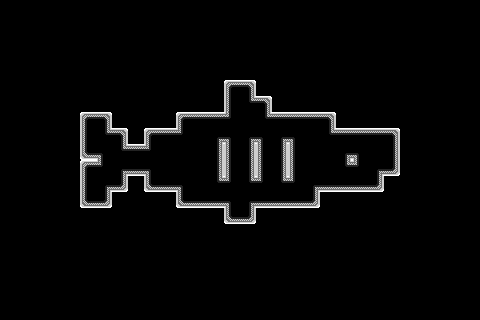

This game map was drawn from its Tiled (.tmx) file and the tilesets committed beside it. A one-line description and the full map source follow:
An orthogonal 30x20 tile map with 16x16 px tiles, 4 tile layers (bkg_far, bkg_close, ground, foreground), 2 tilesets.

<map version="1.10" tiledversion="1.11.0" orientation="orthogonal" renderorder="right-down" width="30" height="20" tilewidth="16" tileheight="16" infinite="0" nextlayerid="5" nextobjectid="1">
 <tileset firstgid="1" source="../../memory_block.tsx" />
 <tileset firstgid="21" source="../../PlaceholderSprites.tsx" />
 <layer id="4" name="bkg_far" width="30" height="20">
  <properties>
   <property name="unity:sortinglayer" value="Bkg_far" />
  </properties>
  <data encoding="csv">
0,0,0,0,0,0,0,0,0,0,0,0,0,0,0,0,0,0,0,0,0,0,0,0,0,0,0,0,0,0,
0,0,0,0,0,0,0,0,0,0,0,0,0,0,0,0,0,0,0,0,0,0,0,0,0,0,0,0,0,0,
0,0,0,0,0,0,0,0,0,0,0,0,0,0,0,0,0,0,0,0,0,0,0,0,0,0,0,0,0,0,
0,0,0,0,0,0,0,0,0,0,0,0,0,0,0,0,0,0,0,0,0,0,0,0,0,0,0,0,0,0,
0,0,0,0,0,0,0,0,0,0,0,0,0,0,0,0,0,0,0,0,0,0,0,0,0,0,0,0,0,0,
0,0,0,0,0,0,0,0,0,0,0,0,0,0,0,0,0,0,0,0,0,0,0,0,0,0,0,0,0,0,
0,0,0,0,0,0,0,0,0,0,0,0,0,0,0,0,0,0,0,0,0,0,0,0,0,0,0,0,0,0,
0,0,0,0,0,0,0,0,0,0,0,0,0,0,0,0,0,0,0,0,0,0,0,0,0,0,0,0,0,0,
0,0,0,0,0,0,0,0,0,0,0,0,0,0,0,0,0,0,0,0,0,0,0,0,0,0,0,0,0,0,
0,0,0,0,0,0,0,0,0,0,0,0,0,0,0,0,0,0,0,0,0,0,0,0,0,0,0,0,0,0,
0,0,0,0,0,0,0,0,0,0,0,0,0,0,0,0,0,0,0,0,0,0,0,0,0,0,0,0,0,0,
0,0,0,0,0,0,0,0,0,0,0,0,0,0,0,0,0,0,0,0,0,0,0,0,0,0,0,0,0,0,
0,0,0,0,0,0,0,0,0,0,0,0,0,0,0,0,0,0,0,0,0,0,0,0,0,0,0,0,0,0,
0,0,0,0,0,0,0,0,0,0,0,0,0,0,0,0,0,0,0,0,0,0,0,0,0,0,0,0,0,0,
0,0,0,0,0,0,0,0,0,0,0,0,0,0,0,0,0,0,0,0,0,0,0,0,0,0,0,0,0,0,
0,0,0,0,0,0,0,0,0,0,0,0,0,0,0,0,0,0,0,0,0,0,0,0,0,0,0,0,0,0,
0,0,0,0,0,0,0,0,0,0,0,0,0,0,0,0,0,0,0,0,0,0,0,0,0,0,0,0,0,0,
0,0,0,0,0,0,0,0,0,0,0,0,0,0,0,0,0,0,0,0,0,0,0,0,0,0,0,0,0,0,
0,0,0,0,0,0,0,0,0,0,0,0,0,0,0,0,0,0,0,0,0,0,0,0,0,0,0,0,0,0,
0,0,0,0,0,0,0,0,0,0,0,0,0,0,0,0,0,0,0,0,0,0,0,0,0,0,0,0,0,0
</data>
 </layer>
 <layer id="1" name="bkg_close" width="30" height="20">
  <properties>
   <property name="unity:sortinglayer" value="Bkg" />
  </properties>
  <data encoding="csv">
0,0,0,0,0,0,0,0,0,0,0,0,0,0,0,0,0,0,0,0,0,0,0,0,0,0,0,0,0,0,
0,0,0,0,0,0,0,0,0,0,0,0,0,0,0,0,0,0,0,0,0,0,0,0,0,0,0,0,0,0,
0,0,0,0,0,0,0,0,0,0,0,0,0,0,0,0,0,0,0,0,0,0,0,0,0,0,0,0,0,0,
0,0,0,0,0,0,0,0,0,0,0,0,0,0,0,0,0,0,0,0,0,0,0,0,0,0,0,0,0,0,
0,0,0,0,0,0,0,0,0,0,0,0,0,0,0,0,0,0,0,0,0,0,0,0,0,0,0,0,0,0,
0,0,0,0,0,0,0,0,0,0,0,0,0,0,0,0,0,0,0,0,0,0,0,0,0,0,0,0,0,0,
0,0,0,0,0,0,0,0,0,0,0,0,0,0,0,0,0,0,0,0,0,0,0,0,0,0,0,0,0,0,
0,0,0,0,0,0,0,0,0,0,0,0,0,0,0,0,0,0,0,0,0,0,0,0,0,0,0,0,0,0,
0,0,0,0,0,0,0,0,0,0,0,0,0,0,0,0,0,0,0,0,0,0,0,0,0,0,0,0,0,0,
0,0,0,0,0,0,0,0,0,0,0,0,0,0,0,0,0,0,0,0,0,0,0,0,0,0,0,0,0,0,
0,0,0,0,0,0,0,0,0,0,0,0,0,0,0,0,0,0,0,0,0,0,0,0,0,0,0,0,0,0,
0,0,0,0,0,0,0,0,0,0,0,0,0,0,0,0,0,0,0,0,0,0,0,0,0,0,0,0,0,0,
0,0,0,0,0,0,0,0,0,0,0,0,0,0,0,0,0,0,0,0,0,0,0,0,0,0,0,0,0,0,
0,0,0,0,0,0,0,0,0,0,0,0,0,0,0,0,0,0,0,0,0,0,0,0,0,0,0,0,0,0,
0,0,0,0,0,0,0,0,0,0,0,0,0,0,0,0,0,0,0,0,0,0,0,0,0,0,0,0,0,0,
0,0,0,0,0,0,0,0,0,0,0,0,0,0,0,0,0,0,0,0,0,0,0,0,0,0,0,0,0,0,
0,0,0,0,0,0,0,0,0,0,0,0,0,0,0,0,0,0,0,0,0,0,0,0,0,0,0,0,0,0,
0,0,0,0,0,0,0,0,0,0,0,0,0,0,0,0,0,0,0,0,0,0,0,0,0,0,0,0,0,0,
0,0,0,0,0,0,0,0,0,0,0,0,0,0,0,0,0,0,0,0,0,0,0,0,0,0,0,0,0,0,
0,0,0,0,0,0,0,0,0,0,0,0,0,0,0,0,0,0,0,0,0,0,0,0,0,0,0,0,0,0
</data>
 </layer>
 <layer id="2" name="ground" width="30" height="20">
  <properties>
   <property name="unity:sortinglayer" value="Ground" />
  </properties>
  <data encoding="csv">
0,0,0,0,0,0,0,0,0,0,0,0,0,0,0,0,0,0,0,0,0,0,0,0,0,0,0,0,0,0,
0,0,0,0,0,0,0,0,0,0,0,0,0,0,0,0,0,0,0,0,0,0,0,0,0,0,0,0,0,0,
0,0,0,0,0,0,0,0,0,0,0,0,0,0,0,0,0,0,0,0,0,0,0,0,0,0,0,0,0,0,
0,0,0,0,0,0,0,0,0,0,0,0,0,0,0,0,0,0,0,0,0,0,0,0,0,0,0,0,0,0,
0,0,0,0,0,0,0,0,0,0,0,0,0,0,0,0,0,0,0,0,0,0,0,0,0,0,0,0,0,0,
0,0,0,0,0,0,0,0,0,0,0,0,0,0,1,3,0,0,0,0,0,0,0,0,0,0,0,0,0,0,
0,0,0,0,0,0,0,0,0,0,0,0,0,0,6,5,3,0,0,0,0,0,0,0,0,0,0,0,0,0,
0,0,0,0,0,1,3,0,0,0,0,1,2,2,2147483653,7,5,2,2,2,3,0,0,0,0,0,0,0,0,0,
0,0,0,0,0,6,5,3,0,1,2,4,7,10,9,10,9,10,9,7,5,2,2,2,3,0,0,0,0,0,
0,0,0,0,0,11,9,5,2,4,7,7,7,8,6,8,6,8,6,7,7,10,9,7,8,0,0,0,0,0,
0,0,0,0,0,1,4,10,12,9,7,7,7,8,6,8,6,8,6,7,7,5,4,10,13,0,0,0,0,0,
0,0,0,0,0,6,10,13,0,11,12,9,7,5,4,5,4,5,4,10,12,12,12,13,0,0,0,0,0,0,
0,0,0,0,0,11,13,0,0,0,0,11,12,12,9,10,12,12,12,13,0,0,0,0,0,0,0,0,0,0,
0,0,0,0,0,0,0,0,0,0,0,0,0,0,11,13,0,0,0,0,0,0,0,0,0,0,0,0,0,0,
0,0,0,0,0,0,0,0,0,0,0,0,0,0,0,0,0,0,0,0,0,0,0,0,0,0,0,0,0,0,
0,0,0,0,0,0,0,0,0,0,0,0,0,0,0,0,0,0,0,0,0,0,0,0,0,0,0,0,0,0,
0,0,0,0,0,0,0,0,0,0,0,0,0,0,0,0,0,0,0,0,0,0,0,0,0,0,0,0,0,0,
0,0,0,0,0,0,0,0,0,0,0,0,0,0,0,0,0,0,0,0,0,0,0,0,0,0,0,0,0,0,
0,0,0,0,0,0,0,0,0,0,0,0,0,0,0,0,0,0,0,0,0,0,0,0,0,0,0,0,0,0,
0,0,0,0,0,0,0,0,0,0,0,0,0,0,0,0,0,0,0,0,0,0,0,0,0,0,0,0,0,0
</data>
 </layer>
 <layer id="3" name="foreground" width="30" height="20">
  <properties>
   <property name="unity:sortinglayer" value="Foreground" />
  </properties>
  <data encoding="csv">
0,0,0,0,0,0,0,0,0,0,0,0,0,0,0,0,0,0,0,0,0,0,0,0,0,0,0,0,0,0,
0,0,0,0,0,0,0,0,0,0,0,0,0,0,0,0,0,0,0,0,0,0,0,0,0,0,0,0,0,0,
0,0,0,0,0,0,0,0,0,0,0,0,0,0,0,0,0,0,0,0,0,0,0,0,0,0,0,0,0,0,
0,0,0,0,0,0,0,0,0,0,0,0,0,0,0,0,0,0,0,0,0,0,0,0,0,0,0,0,0,0,
0,0,0,0,0,0,0,0,0,0,0,0,0,0,0,0,0,0,0,0,0,0,0,0,0,0,0,0,0,0,
0,0,0,0,0,0,0,0,0,0,0,0,0,0,0,0,0,0,0,0,0,0,0,0,0,0,0,0,0,0,
0,0,0,0,0,0,0,0,0,0,0,0,0,0,0,0,0,0,0,0,0,0,0,0,0,0,0,0,0,0,
0,0,0,0,0,0,0,0,0,0,0,0,0,0,0,0,0,0,0,0,0,0,0,0,0,0,0,0,0,0,
0,0,0,0,0,0,0,0,0,0,0,0,0,0,0,0,0,0,0,0,0,0,0,0,0,0,0,0,0,0,
0,0,0,0,0,0,0,0,0,0,0,0,0,0,0,0,0,0,0,0,0,0,0,0,0,0,0,0,0,0,
0,0,0,0,0,0,0,0,0,0,0,0,0,0,0,0,0,0,0,0,0,0,0,0,0,0,0,0,0,0,
0,0,0,0,0,0,0,0,0,0,0,0,0,0,0,0,0,0,0,0,0,0,0,0,0,0,0,0,0,0,
0,0,0,0,0,0,0,0,0,0,0,0,0,0,0,0,0,0,0,0,0,0,0,0,0,0,0,0,0,0,
0,0,0,0,0,0,0,0,0,0,0,0,0,0,0,0,0,0,0,0,0,0,0,0,0,0,0,0,0,0,
0,0,0,0,0,0,0,0,0,0,0,0,0,0,0,0,0,0,0,0,0,0,0,0,0,0,0,0,0,0,
0,0,0,0,0,0,0,0,0,0,0,0,0,0,0,0,0,0,0,0,0,0,0,0,0,0,0,0,0,0,
0,0,0,0,0,0,0,0,0,0,0,0,0,0,0,0,0,0,0,0,0,0,0,0,0,0,0,0,0,0,
0,0,0,0,0,0,0,0,0,0,0,0,0,0,0,0,0,0,0,0,0,0,0,0,0,0,0,0,0,0,
0,0,0,0,0,0,0,0,0,0,0,0,0,0,0,0,0,0,0,0,0,0,0,0,0,0,0,0,0,0,
0,0,0,0,0,0,0,0,0,0,0,0,0,0,0,0,0,0,0,0,0,0,0,0,0,0,0,0,0,0
</data>
 </layer>
</map>
